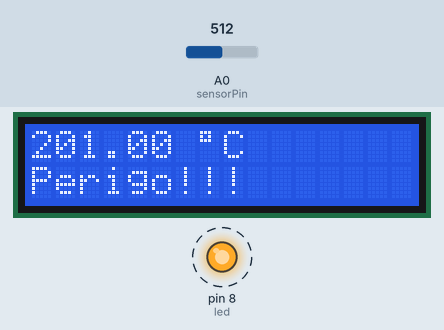
Recording of a sketch running on a simulated Arduino Uno, built with avr-gcc and run on an emulated ATmega328P. Shown: 16×2 character LCD, output pins drawn as LEDs (lit = HIGH). Dashed ring = blinking. Inputs (shaded band) come from the test bench; at power-on: A0 (sensorPin) = 512.

Above: at 1.2 s.
1.3 s: A0 (sensorPin) set to 316
At 2.9 s:
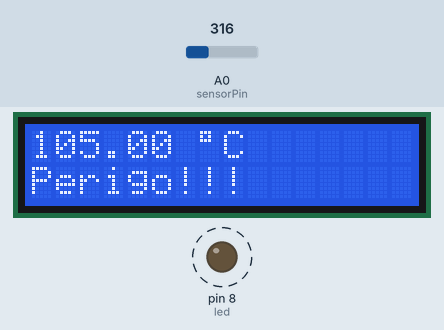
5.4 s: A0 (sensorPin) set to 295
At 6.4 s:
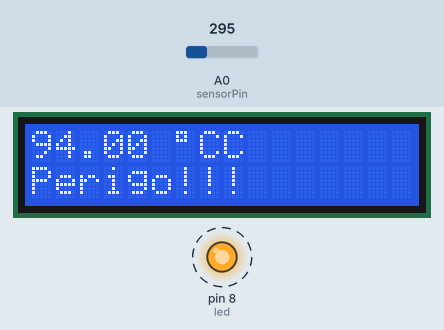
9.5 s: A0 (sensorPin) set to 113
At 10.4 s:
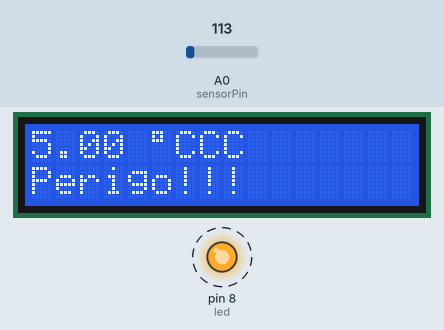
13.0 s: A0 (sensorPin) set to 97
At 13.7 s:
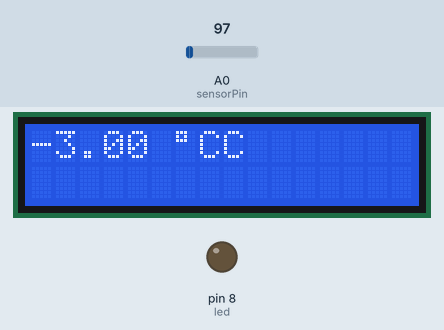
14.6 s: A0 (sensorPin) set to 122
At 15.0 s:
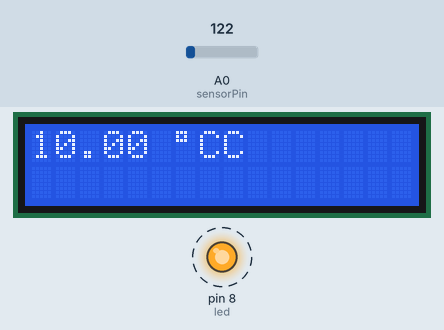
Timing chart, 0 to 17.1 s (numbered marks = the images above; inputs shaded):
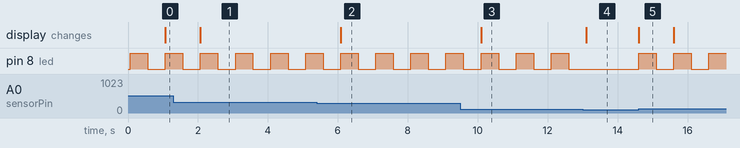

Measured:
- the behaviour switches between 306 and 305 on A0 (sensorPin) (found by bisection; images 1 and 2)
- the behaviour switches between 104 and 103 on A0 (sensorPin) (found by bisection; images 3 and 4)
- after the input at 1.3 s, the display: changes after 0.77 s (image 1)
- after the input at 5.4 s, the display: changes after 0.68 s (image 2)
- after the input at 9.5 s, the display: changes after 0.60 s (image 3)
- after the input at 13.0 s, pin 8 (led): stays LOW (without the input it goes to HIGH after 0.10 s); the display: changes after 0.11 s (image 4)
- after the input at 14.6 s, pin 8 (led): alternates HIGH for 0.50 s and LOW for 0.50 s, starting at once; the display: changes at once (image 5)
- by itself, pin 8 (led): alternates HIGH for 0.50 s and LOW for 0.50 s

The sketch:

05_Sensor_de_temperatura_com_LCD_e_LED.ino
```cpp
//
//Aluno: João Victor Xavier Jorge
//Matricula: 17717-2
//Turma: 2J
//PROJETO P2 21DEZ20
//


/* Incluir as bibliotecas que serão utilizadas:
A biblioteca do LCD
*/
#include <LiquidCrystal.h>


//Definimos os valores dos pinos utilizados para ligar o LCD 16x2
int rs = 6;
int e = 7;
int d4 = 2;
int d5 = 3;
int d6 = 4;
int d7 = 5;

//Definidos os Pinos Digitais do Led
int led = 8;

//E os pinos analógicos do sensor
int sensorPin = A0;

//Inicializar o LCD chamando suas variaveis já definidas
LiquidCrystal lcd(rs, e, d4, d5, d6, d7);

void setup() {
  pinMode(sensorPin, INPUT);//é definido o sensor como uma entrada
  pinMode(led, OUTPUT);//E o LED como uma saída dentro do arduino

  /*É definida o inicio do LCD configurando
  sua quantidade de linhas e colunas*/
  lcd.begin(16, 2);
}

void loop() {
  //é definida uma variável para receber os valores do sensor
  float tmp = analogRead(sensorPin);

  //Converter a voltagem obtida pelo sensor em temperatura através do
  //da constantes utilizadas abaixo;
  float tmpCel = map(((tmp - 20) * 3.04), 0, 1023, -40, 125);

  //é defininida a primeira linha onde será iniciado o cursor
  //e onde as primeiras linhas serão escritas
  lcd.setCursor(0, 0);
  lcd.print(tmpCel); //LCD irá imprimir o valor obtido pelo sensor
  lcd.print(" \xDF" "C"); //Linha que irá imprimir o simbolo ASCII "º" e a unidade de medida

  /*
  Inicio de condicional:

  Se tmpCel for maior que 0:
  -pisque o led vermelho
  -imprima a palavra : "Perigo!!!"

  */
  if (tmpCel > 0){
  	digitalWrite(led, HIGH);
  	delay(500);
  	digitalWrite(led, LOW);
    delay(500);
    lcd.setCursor(0,1);
    lcd.print("Perigo!!!");
  }else{
    /*
    SENÃO (caso a tmpcel seja menor que zero)
    -apague a mensagem e não imprima nada além do contador de temperatura

    */

  	lcd.setCursor(0,1);
    lcd.print("               ");//Forma de apagar a mensagem antiga no LCD
    //é substituindo os caracteres antigos por caracteres "vazios"
  }

}
 
```
